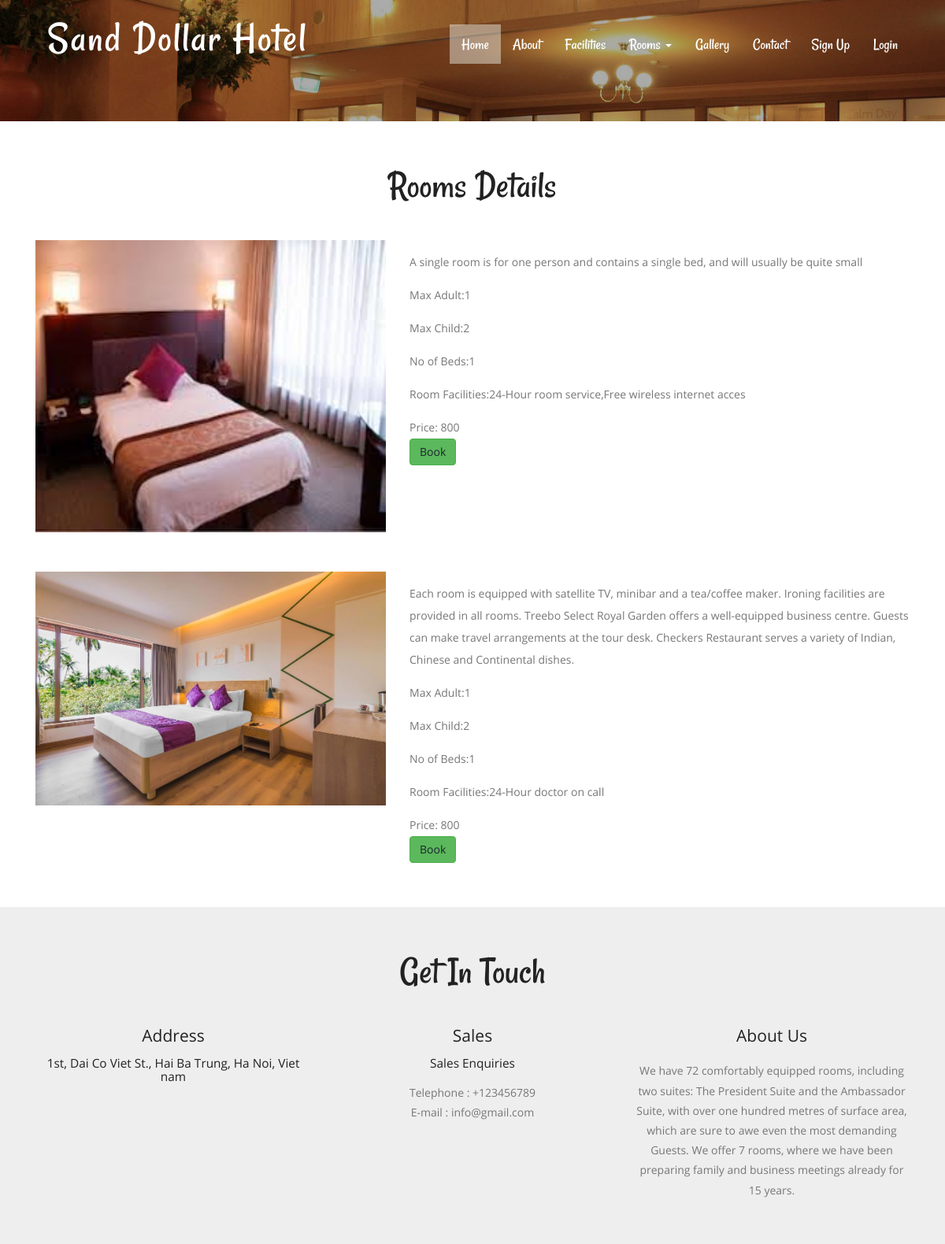
Screenshot of /category-details.php?catid=1 with the database file from the repository.
### tables this page shows
CREATE TABLE `tblroom` (
  `ID` int(10) NOT NULL,
  `RoomType` int(10) DEFAULT NULL,
  `RoomName` varchar(200) DEFAULT NULL,
  `MaxAdult` int(5) DEFAULT NULL,
  `MaxChild` int(5) DEFAULT NULL,
  `RoomDesc` mediumtext DEFAULT NULL,
  `NoofBed` int(5) DEFAULT NULL,
  `Image` varchar(200) DEFAULT NULL,
  `RoomFacility` varchar(200) DEFAULT NULL,
  `CreationDate` timestamp NULL DEFAULT current_timestamp()
);

CREATE TABLE `tblcategory` (
  `ID` int(10) NOT NULL,
  `CategoryName` varchar(120) DEFAULT NULL,
  `Description` mediumtext DEFAULT NULL,
  `Price` int(5) NOT NULL,
  `Date` timestamp NULL DEFAULT current_timestamp()
);

CREATE TABLE `tblpage` (
  `ID` int(10) NOT NULL,
  `PageType` varchar(120) DEFAULT NULL,
  `PageTitle` varchar(200) DEFAULT NULL,
  `PageDescription` mediumtext DEFAULT NULL,
  `Email` varchar(120) DEFAULT NULL,
  `MobileNumber` bigint(10) DEFAULT NULL,
  `UpdationDate` timestamp NULL DEFAULT NULL ON UPDATE current_timestamp()
);

### src/category-details.php (the view, shortened to what this page needs)
<?php
include('includes/dbconnection.php');
?>
<!DOCTYPE HTML>
<html>
<head>
	<link href="css/bootstrap.css" rel="stylesheet" type="text/css" media="all">
	<link href="css/style.css" rel="stylesheet" type="text/css" media="all" />
	<link rel="stylesheet" href="css/lightbox.css">
</head>
<body>
	<div class="header head-top">
		<div class="container">
			<?php include_once('includes/header.php'); ?>
		</div>
	</div>
	<div class="content">
		<div class="room-section">
			<div class="container">
				<h2>Rooms Details</h2>
				<div class="room-grids">
					<?php
					$cid = intval($_GET['catid']);
					$sql = "SELECT tblroom.*,tblroom.id as rmid , tblcategory.Price,tblcategory.ID,tblcategory.CategoryName from tblroom
							join tblcategory on tblroom.RoomType=tblcategory.ID
							where tblroom.RoomType=:cid";
					$query = $dbh->prepare($sql);
					$query->bindParam(':cid', $cid, PDO::PARAM_STR);
					$query->execute();
					$results = $query->fetchAll(PDO::FETCH_OBJ);
					if ($query->rowCount() > 0) {
						foreach ($results as $row) {
					?>
							<div class="room1">
								<div class="col-md-5 room-grid" style="padding-bottom: 50px">
									<a href="#" class="mask">
										<img src="admin/images/<?php echo $row->Image; ?>" class=" mask img-responsive zoom-img" alt="" /></a>
								</div>
								<div class="col-md-7 room-grid1">
									<p><?php echo htmlentities($row->RoomDesc); ?></p>
									<p>Max Adult:<?php echo htmlentities($row->MaxAdult); ?></p>
									<p>Max Child:<?php echo htmlentities($row->MaxChild); ?></p>
									<p>No of Beds:<?php echo htmlentities($row->NoofBed); ?></p>
									<p>Room Facilities:<?php echo htmlentities($row->RoomFacility); ?></p>
									<p>Price: <?php echo htmlentities($row->Price); ?></p>
									<button class="btn btn-success"><a href="book-room.php?rmid=<?php echo $row->rmid; ?>">Book</a></button>
								</div>
								<div class="clearfix"></div>
							</div>
					<?php $cnt = $cnt + 1;
						}
					} ?>
				</div>
			</div>
		</div>
		<?php include_once('includes/getintouch.php'); ?>
</body>
</html>

### src/includes/getintouch.php (shortened to what this page needs)
<div class="touch-section">
	<div class="container">
		<h3>get in touch</h3>
		<div class="touch-grids">
			<?php
				$sql="SELECT * from tblpage where PageType='contactus'";
				$query = $dbh -> prepare($sql);
				$query->execute();
				$results=$query->fetchAll(PDO::FETCH_OBJ);
				$cnt=1;
				if($query->rowCount() > 0) {
					foreach($results as $row) {
			?>
			<div class="col-md-4 touch-grid">
				<h4>address</h4>
				<h5><?php echo htmlentities($row->PageDescription);?></h5>
			</div>
			<div class="col-md-4 touch-grid">
				<h4>Sales</h4>
				<h5>Sales Enquiries</h5>
				<p>Telephone : +<?php  echo htmlentities($row->MobileNumber);?></p>
				<p>E-mail : <?php  echo htmlentities($row->Email);?></p>
			</div>
			<?php $cnt=$cnt+1;}} ?>
			<div class="col-md-4 touch-grid">
				<?php
					$sql="SELECT * from tblpage where PageType='aboutus'";
					$query = $dbh -> prepare($sql);
					$query->execute();
					$results=$query->fetchAll(PDO::FETCH_OBJ);
					$cnt=1;
					if($query->rowCount() > 0) {
						foreach($results as $row) {
				?>
				<h4><?php  echo htmlentities($row->PageTitle);?></h4>
				<br>
				<p><?php  echo htmlentities($row->PageDescription);?></p>
				</div><?php $cnt=$cnt+1;}} ?>
					<div class="clearfix"></div>
				</div>
			</div>
		</div>
	</div>

### src/css/style.css (style rules this page uses)
body a { transition:0.5s all; -webkit-transition:0.5s all; -moz-transition:0.5s all; -o-transition:0.5s all; -ms-transition:0.5s all; }
h1,h2,h3,h4,h5,h6 { padding:0 0; margin:0 0; }
p { padding:0 0; margin:0 0; }
body { padding:0 0; margin:0 0; font-family: 'OpenSans-Regular' }
.header { background:url(../images/banner1.jpg) no-repeat 0px 0px; background-size:cover; -webkit-background-size: cover; -moz-background-size: cover; -o-background-size: cover; -ms-background-size: cover; min-height:764px; padding-bottom: 4em; }
.touch-section { padding: 4em 0; text-align: center; background-color: #eee; }
.touch-grids { margin-top: 3em; }
.touch-grid h4 { font-size: 1.5em; color: #222; text-transform: capitalize; }
.touch-section h3 { font-size: 3.5em; text-transform: capitalize; font-family: 'Rancho-Regular'; color: #222; }
.touch-grid h5 { font-size: 1.1em; padding: 1em 0; color: #222; }
.touch-grid p { font-size: 1em; line-height: 1.8em; color: #777; }
.head-top { min-height: 115px !important; }
.room-section { padding: 4em 0; }
.room-grids { margin-top: 3em; }
.room-section h2 { font-size: 3.5em; text-transform: capitalize; font-family: 'Rancho-Regular'; color: #222; text-align: center; }
.room-grid img { width: 100%; }
.room-grid1 p { font-size: 1em; color: #777; line-height:2em; margin: 1em 0 0em; }
a.mask { text-decoration: none; overflow: hidden; display: block; }
img.zoom-img { -webkit-transform: scale(1, 1); -webkit-transition-timing-function: ease-out; -webkit-transition-duration: 250ms; -moz-transform: scale(1, 1); -moz-transition-timing-function: ease-out; -moz-transition-duration: 250ms; }
@media (max-width:1440px) { .header { min-height: 679px; } }
@media (max-width:1366px) { .header { min-height: 652px; } }
@media (max-width:1280px) { .header { min-height: 602px; } }

### src/css/lightbox.css (style rules this page uses)
body:after { display: none; }

### rows the page displays
tblroom: Image (picture), RoomDesc "A single room is for one person and contains a single bed, and will usually be quite small", MaxAdult "1", MaxChild "2", NoofBed "1", RoomFacility "24-Hour room service,Free wireless internet acces", tblcategory.Price "800"
tblroom: Image (picture), RoomDesc "Each room is equipped with satellite TV, minibar and a tea/coffee maker. Ironing facilities are provided in all rooms. Treebo Select Royal Garden offers a well-equipped business centre. Guests can make travel arrangements at the tour desk. Checkers Restaurant serves a variety of Indian, Chinese and Continental dishes.", MaxAdult "1", MaxChild "2", NoofBed "1", RoomFacility "24-Hour doctor on call", tblcategory.Price "800"
tblpage: PageDescription "1st, Dai Co Viet St., Hai Ba Trung, Ha Noi, Viet nam", MobileNumber "123456789", Email "info@gmail.com"
tblpage: PageTitle "About Us", PageDescription "We have 72 comfortably equipped rooms, including two suites: The President Suite and the Ambassador Suite, with over one hundred metres of surface area, which are sure to awe even the most demanding Guests. We offer 7 rooms, where we have been preparing family and business meetings already for 15 years."
